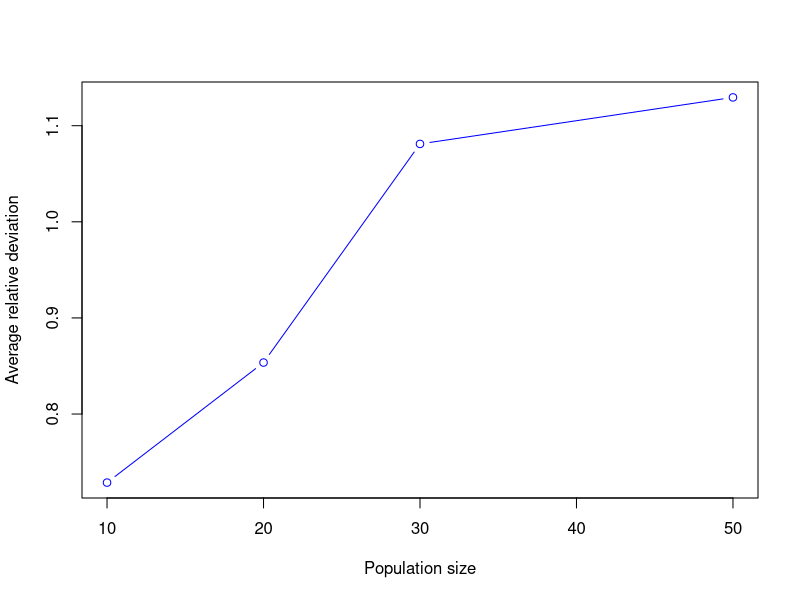
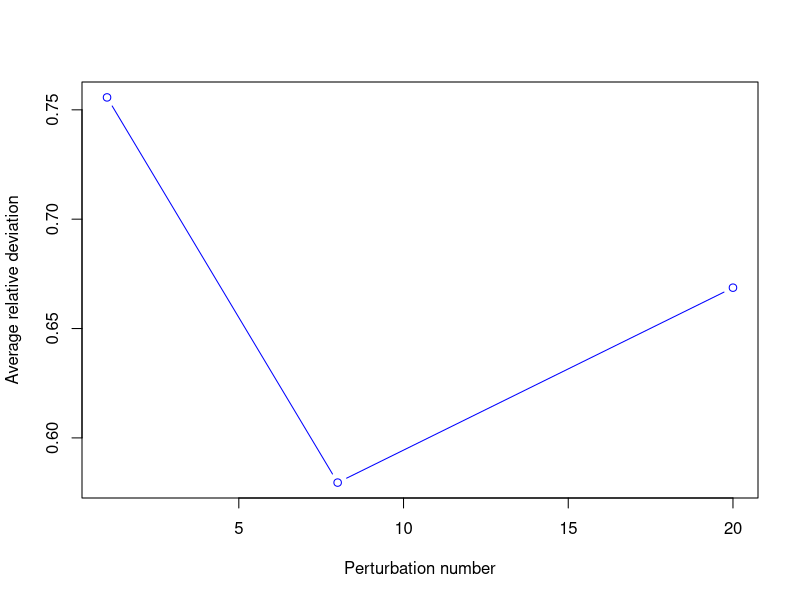

R code for these plots, in order:
data10 <- read.csv("raw_results/results_meme_pop10.csv")
data20 <- read.csv("raw_results/results_meme_pop20.csv")
data30 <- read.csv("raw_results/results_meme_short.csv")
data50 <- read.csv("raw_results/results_meme_pop50.csv")

# Start the PNG device.
png(filename = "figures/pop_plot_meme.png", width = 800, height = 800)

# Calculate the average of the feature relative_deviation for each dataset
avg10 <- mean(data10$relative_deviation)
avg20 <- mean(data20$relative_deviation)
avg30 <- mean(data30$relative_deviation)
avg50 <- mean(data50$relative_deviation)

# Create a bar plot of the average relative_deviation
plot(c(10, 20, 30, 50),c(avg10, avg20, avg30, avg50), type = "b", col = "blue",
    xlab = "Population size",
    ylab = "Average relative deviation",
    main = "")

invisible(dev.off()) #close png

data1 <- read.csv("raw_results/results_ils_pert1.csv")
data8 <- read.csv("raw_results/results_ils_short.csv")
data20 <- read.csv("raw_results/results_ils_pert20.csv")

png(filename = "figures/pert_plot_ils.png", width = 800, height = 800)

avg1 <- mean(data1$relative_deviation)
avg8 <- mean(data8$relative_deviation)
avg20 <- mean(data20$relative_deviation)

plot(c(1, 8, 20),c(avg1, avg8, avg20), type = "b", col = "blue",
    xlab = "Perturbation number",
    ylab = "Average relative deviation",
    main = "")

invisible(dev.off()) #close png